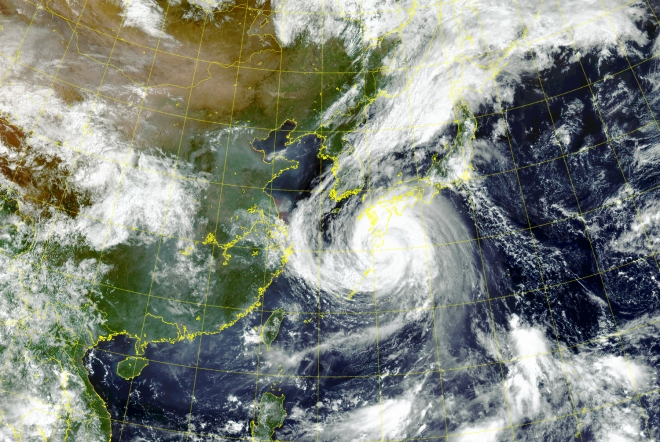
#> input picture weather-map.jpg, 660 x 442 px
$ python Lab5_colormap_HSV.py
#> lines starting #> are read from the running program, lines starting #| are printed output that depends on the picture; after the words box and inside, x2 and y2 are one past the last pixel; in counts of white or black regions, pixels touching at a corner belong together
import numpy as np, cv2
def fun5_colormap_HSV():
    global th, hue, Bgr, Hsv, img_bgr, roi
    # 1 load image
    # 2 convert colormap
    img_bgr = cv2.imread("weather-map.jpg")
#> img_bgr is the input picture: shape (442, 660, 3); mean B, G, R 124.2, 133.4, 127.6
    Bgr = cv2.imread("weatherman-on-green2.jpg", cv2.IMREAD_COLOR)
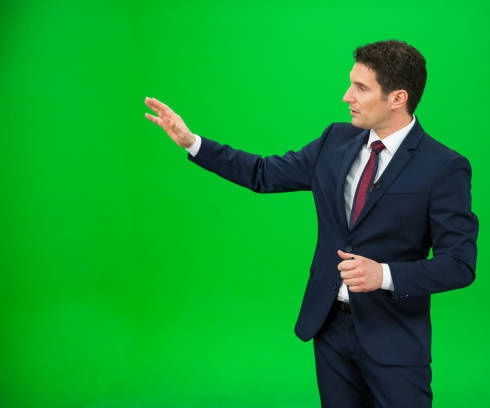
#> input picture weatherman-on-green2.jpg, 490 x 408 px
#> Bgr is the input picture: shape (408, 490, 3); mean B, G, R 43.7, 155.3, 14.3
    Hsv = cv2.cvtColor(Bgr, cv2.COLOR_BGR2HSV) #변환
#> Hsv: shape (408, 490, 3); mean H, S, V 72.2, 220.3, 159.7
    hue = np.copy(Hsv[:,:,0])
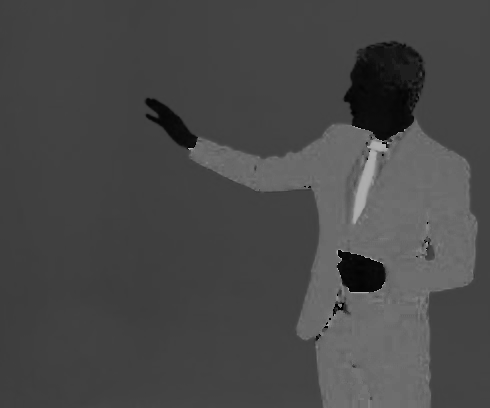
#> hue: shape (408, 490); min 0, max 179, mean 72.2
    cv2.imshow("bgr_input", Bgr) #input image
    cv2.namedWindow("result")
    #3 create trackbars with CB function
    th = [55, 70]
    cv2.createTrackbar("H_thresh1", "result", th[0], 255, onThreshold_H0)
    cv2.createTrackbar("H_thresh2", "result", th[1], 255, onThreshold_H1)
    onThreshold_H0(th[0]) #initial view
#> in onThreshold_H0, `cv2.threshold(res_im, th[0], 255, cv2.THRESH_BINARY, res_im)`:
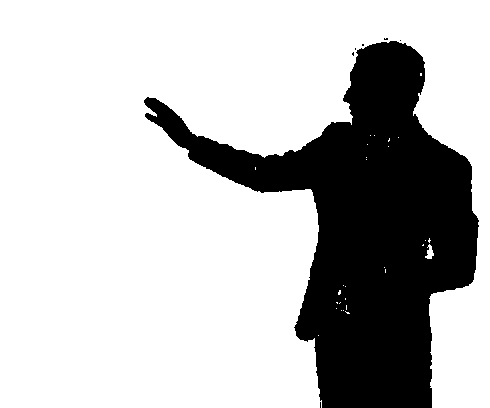
#> res_im: shape (408, 490); 74.8% white; 7 black regions (6 under 20 px), largest, box (x1, y1, x2, y2) and area: (144, 41, 479, 408) 50408

    h, w = Bgr.shape[:2]
#> h = 408; w = 490
    roi = img_bgr[0:h, 0:w]
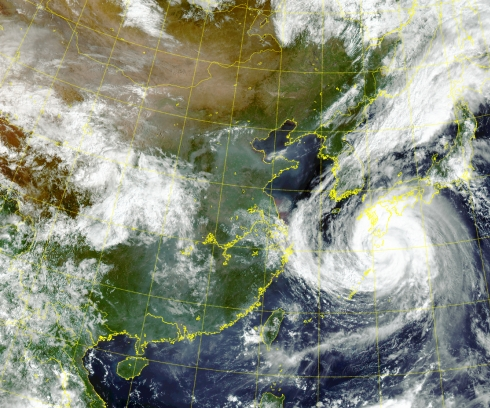
#> roi: shape (408, 490, 3); mean B, G, R 127, 143.3, 138


def onThreshold_H0(value):
    global res_im
    th[0] = cv2.getTrackbarPos("H_thresh1", "result")
    #thresholding:
    _, res_im = cv2.threshold(hue, th[1], 255, cv2.THRESH_TOZERO_INV)
    cv2.threshold(res_im, th[0], 255, cv2.THRESH_BINARY, res_im)
    cv2.imshow("result", res_im)
    #chroma_key

def onThreshold_H1(value):
    th[1] = cv2.getTrackbarPos("H_thresh2", "result")
    #thresholding:
    _, res_im = cv2.threshold(hue, th[1], 255, cv2.THRESH_TOZERO_INV)
    cv2.threshold(res_im, th[0], 255, cv2.THRESH_BINARY, res_im)
    cv2.imshow("result", res_im)
    #chroma_key

def chromakey():
    mask = cv2.bitwise_not(res_im) #마스크 반전
    cv2.imshow('mask-man', mask)
    cv2.imshow('image-man', cv2.bitwise_and(Bgr, Bgr, mask=mask))
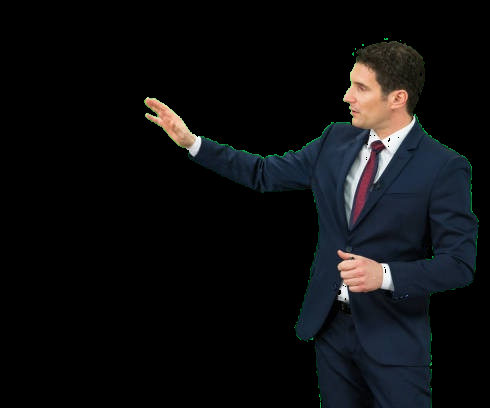
#> window 'image-man': shape (408, 490, 3); mean B, G, R 15.7, 14.2, 13.4
    cv2.imshow('image-bg', cv2.bitwise_and(roi, roi, mask=res_im))
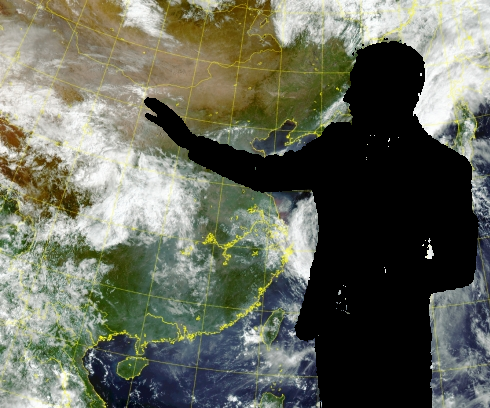
#> window 'image-bg': shape (408, 490, 3); mean B, G, R 90.6, 104.9, 101.6
    cv2.imshow('image-tv', cv2.bitwise_and(Bgr, Bgr, mask=mask) + cv2.bitwise_and(roi, roi, mask=res_im))
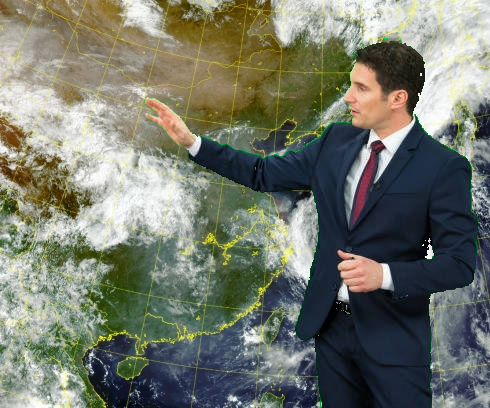
#> window 'image-tv': shape (408, 490, 3); mean B, G, R 106.3, 119.2, 115

fun5_colormap_HSV()
chromakey()

cv2.waitKey(0)
cv2.destroyAllWindows()
